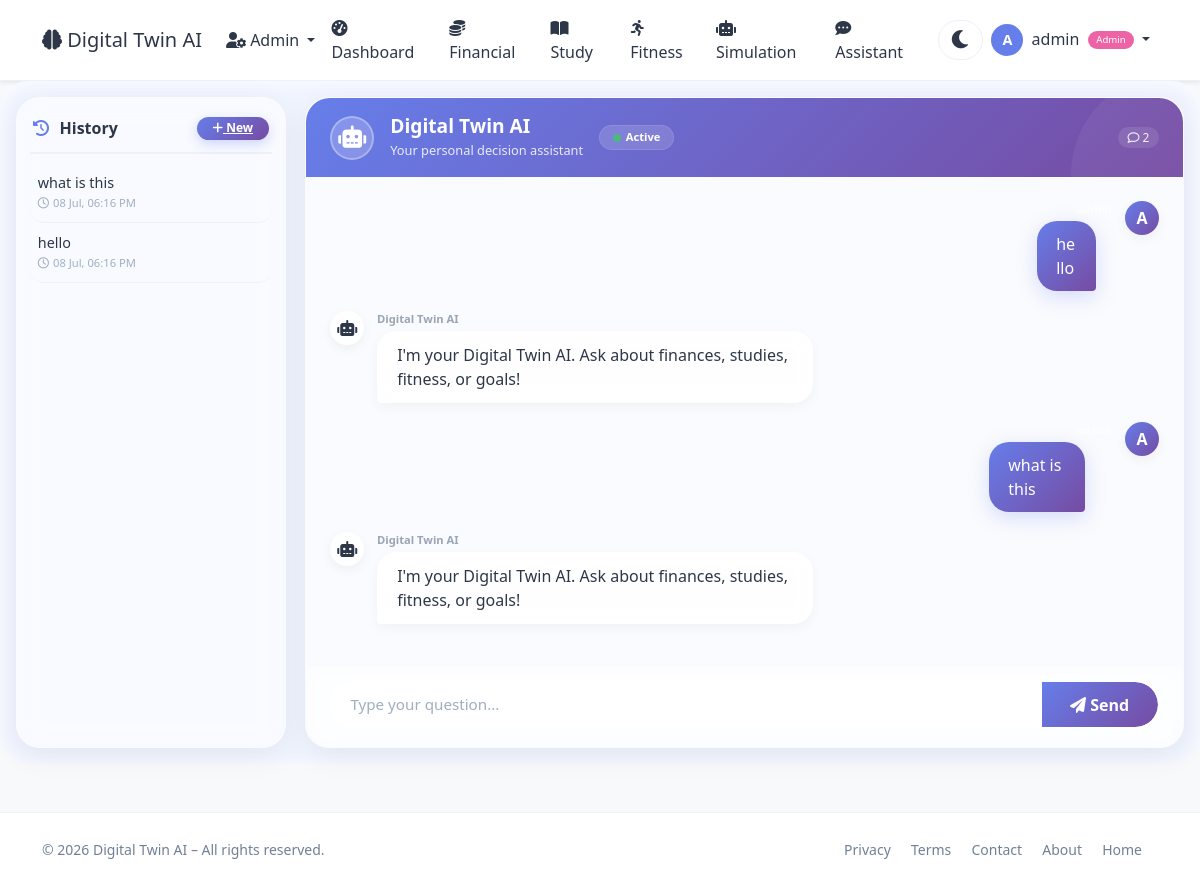
Page /user/assistant (signed in) on the committed database.
### app.py (models this page shows, shortened)
class User(UserMixin, db.Model):
    id = db.Column(db.Integer, primary_key=True)
    username = db.Column(db.String(80), unique=True, nullable=False)
    email = db.Column(db.String(120), unique=True, nullable=False)
    password_hash = db.Column(db.String(200), nullable=False)
    age = db.Column(db.Integer, default=25)
    occupation = db.Column(db.String(100), default='Student')
    monthly_income = db.Column(db.Float, default=50000)
    monthly_expenses = db.Column(db.Float, default=35000)
    savings = db.Column(db.Float, default=100000)
    study_hours_per_week = db.Column(db.Float, default=20)
    fitness_hours_per_week = db.Column(db.Float, default=5)
    sleep_hours_per_day = db.Column(db.Float, default=7)
    created_at = db.Column(db.DateTime, default=datetime.utcnow)
    is_admin = db.Column(db.Boolean, default=False)
    transactions = db.relationship('Transaction', backref='user', lazy=True)
    study_logs = db.relationship('StudyLog', backref='user', lazy=True)
    fitness_logs = db.relationship('FitnessLog', backref='user', lazy=True)
    goals = db.relationship('Goal', backref='user', lazy=True)

class ChatMessage(db.Model):
    id = db.Column(db.Integer, primary_key=True)
    user_id = db.Column(db.Integer, db.ForeignKey('user.id'), nullable=False)
    question = db.Column(db.Text, nullable=False)
    response = db.Column(db.Text, nullable=False)
    timestamp = db.Column(db.DateTime, default=datetime.utcnow)
    user = db.relationship('User', backref='chat_messages')

### app.py (the view, shortened to what this page needs)
@app.route('/user/assistant', methods=['GET', 'POST'])
@login_required
def user_assistant():
    if request.args.get('new'):
        session.pop('last_query', None)
        session.pop('last_response', None)
        session['hide_messages'] = True   # <-- Hide messages in chat body
        return redirect(url_for('user_assistant'))
    load_id = request.args.get('load')
    last_query = session.get('last_query')
    last_response = session.get('last_response')
    hide_messages = session.get('hide_messages', False)
    all_messages = ChatMessage.query.filter_by(user_id=current_user.id).order_by(ChatMessage.timestamp.desc()).all()
    return render_template('user/assistant.html',
                           user=current_user,
                           last_query=last_query,
                           last_response=last_response,
                           all_messages=all_messages,
                           hide_messages=hide_messages)

### app.py (called while the page is built)
@app.context_processor
def utility_processor():
    return dict(datetime=datetime)

@login_manager.user_loader
def load_user(user_id):
    return User.query.get(int(user_id))

### templates/user/assistant.html (shortened to what this page needs)
{% extends "base.html" %}
{% block content %}
<div class="assistant-wrapper">
    <div class="assistant-container">
        <div class="history-sidebar">
            <h6>
                <span><i class="fas fa-history"></i> History</span>
                <a href="{{ url_for('user_assistant', new=True) }}" class="btn-new-chat">
                    <i class="fas fa-plus"></i> New
                </a>
            </h6>
            {% if all_messages %}
            {% for msg in all_messages %}
            <div class="history-item" onclick="location.href='{{ url_for('user_assistant', load=msg.id) }}'">
                <div class="question">{{ msg.question }}</div>
                <div class="timestamp">
                    <i class="far fa-clock me-1"></i>{{ msg.timestamp.strftime('%d %b, %I:%M %p') }}
                </div>
            </div>
            {% endfor %}
            {% else %}
            <div class="text-muted text-center py-3" style="font-size:0.85rem;">
                <i class="fas fa-inbox fa-2x d-block mb-2 opacity-25"></i>
                No conversations yet.<br>Start chatting!
            </div>
            {% endif %}
        </div>
        <div class="chat-area" id="chatArea">
            <div class="chat-header">
                <div class="avatar"><i class="fas fa-robot"></i></div>
                <div class="info">
                    <h5>Digital Twin AI</h5>
                    <small>Your personal decision assistant</small>
                </div>
                <div class="badge-status">
                    <i class="fas fa-circle"></i> Active
                </div>
                <div class="chat-stats">
                    <span><i class="far fa-comment"></i> {{ all_messages|length }}</span>
                </div>
            </div>
            <div class="chat-body" id="chatBody">
                {% if hide_messages or not all_messages %}
                <div class="empty-state">
                    <i class="fas fa-comment-dots"></i>
                    <h5 class="fw-bold text-dark">Start a conversation</h5>
                    <p>Ask me about finances, studies, fitness, or life goals.</p>
                    <div class="quick-actions">
                        <span class="btn-outline" onclick="fillAndSubmit('How can I save more money?')">💰 Save
                            more</span>
                        <span class="btn-outline" onclick="fillAndSubmit('How can I improve my GPA?')">📚 Improve
                            GPA</span>
                        <span class="btn-outline" onclick="fillAndSubmit('Give me fitness advice')">🏃 Fitness
                            advice</span>
                        <span class="btn-outline" onclick="fillAndSubmit('Set a goal for me')">🎯 Set a goal</span>
                    </div>
                </div>
                {% else %}
                {% for msg in all_messages|sort(attribute='timestamp') %}
                <div class="chat-message user">
                    <div class="avatar-small">{{ user.username[0]|upper }}</div>
                    <div>
                        <div class="username-label">{{ user.username }}</div>
                        <div class="bubble">{{ msg.question }}</div>
                    </div>
                </div>
                <div class="chat-message assistant">
                    <div class="avatar-small"><i class="fas fa-robot"></i></div>
                    <div>
                        <div class="username-label">Digital Twin AI</div>
                        <div class="bubble">{{ msg.response|replace('\n', '<br>')|safe }}</div>
                    </div>
                </div>
                {% endfor %}
                {% endif %}
            </div>
            <div class="chat-input">
                <form method="POST" id="chatForm">
                    <div class="input-group">
                        <input type="text" name="query" id="queryInput" class="form-control"
                            placeholder="Type your question..." required>
                        <button type="submit" class="btn-send"><i class="fas fa-paper-plane"></i> Send</button>
                    </div>
                </form>
            </div>
        </div>
    </div>
</div>
{% endblock %}

### templates/base.html (shortened to what this page needs)
<!DOCTYPE html>
<html lang="en" data-theme="light">
<head>
    <link href="https://cdn.jsdelivr.net/npm/bootstrap@5.3.0/dist/css/bootstrap.min.css" rel="stylesheet">
    <link rel="stylesheet" href="https://cdnjs.cloudflare.com/ajax/libs/font-awesome/6.0.0/css/all.min.css">
</head>
<body>
    <nav class="navbar navbar-expand-lg navbar-light bg-white shadow-sm">
        <div class="container">
            <a class="navbar-brand" href="{{ url_for('index') }}">
                <i class="fas fa-brain"></i> Digital Twin AI
            </a>
            <div class="collapse navbar-collapse" id="navbarNav">
                <ul class="navbar-nav ms-auto align-items-lg-center">
                    {% if current_user.is_authenticated %}
                    {% if current_user.is_admin %}
                    <li class="nav-item dropdown">
                        <a class="nav-link dropdown-toggle" href="#" id="adminDropdown" role="button"
                            data-bs-toggle="dropdown">
                            <i class="fas fa-user-cog"></i> Admin
                        </a>
                    </li>
                    {% endif %}
                    <li class="nav-item">
                        <a class="nav-link" href="{{ url_for('user_dashboard') }}">
                            <i class="fas fa-tachometer-alt me-1"></i>Dashboard
                        </a>
                    </li>
                    <li class="nav-item">
                        <a class="nav-link" href="{{ url_for('user_financial') }}">
                            <i class="fas fa-coins me-1"></i>Financial
                        </a>
                    </li>
                    <li class="nav-item">
                        <a class="nav-link" href="{{ url_for('user_study') }}">
                            <i class="fas fa-book-open me-1"></i>Study
                        </a>
                    </li>
                    <li class="nav-item">
                        <a class="nav-link" href="{{ url_for('user_fitness') }}">
                            <i class="fas fa-running me-1"></i>Fitness
                        </a>
                    </li>
                    <li class="nav-item">
                        <a class="nav-link" href="{{ url_for('user_simulation') }}">
                            <i class="fas fa-robot me-1"></i>Simulation
                        </a>
                    </li>
                    <li class="nav-item">
                        <a class="nav-link" href="{{ url_for('user_assistant') }}">
                            <i class="fas fa-comment-dots me-1"></i>Assistant
                        </a>
                    </li>
                    <li class="nav-item">
                        <button class="theme-toggle" id="themeToggle" aria-label="Toggle theme">
                            <i class="fas fa-moon"></i>
                        </button>
                    </li>
                    <li class="nav-item dropdown">
                        <a class="nav-link dropdown-toggle" href="#" id="userDropdown" role="button"
                            data-bs-toggle="dropdown">
                            <span class="user-avatar">{{ current_user.username[0]|upper }}</span>
                            <span class="ms-1">{{ current_user.username }}</span>
                            {% if current_user.is_admin %}
                            <span class="admin-badge">Admin</span>
                            {% endif %}
                        </a>
                    </li>
                    {% endif %}
                </ul>
            </div>
        </div>
    </nav>
    {% block content %}{% endblock %}
    <footer class="mt-5 py-4 bg-light border-top">
        <div class="container">
            <div class="row align-items-center">
                <div class="col-md-6 text-center text-md-start">
                    <span class="text-muted small">© 2026 Digital Twin AI – All rights reserved.</span>
                </div>
                <div class="col-md-6 text-center text-md-end">
                    <a href="{{ url_for('privacy') }}" class="text-muted text-decoration-none me-3 small">Privacy</a>
                    <a href="{{ url_for('terms') }}" class="text-muted text-decoration-none me-3 small">Terms</a>
                    <a href="{{ url_for('contact') }}" class="text-muted text-decoration-none me-3 small">Contact</a>
                    <a href="{{ url_for('about') }}" class="text-muted text-decoration-none me-3 small">About</a>
                    <a href="{{ url_for('index') }}" class="text-muted text-decoration-none me-3 small">Home</a>
                </div>
            </div>
        </div>
    </footer>
</body>
</html>

### templates/base.html (style rules this page uses)
:root { --bg-body: #f8f9fa; --bg-navbar: #ffffff; --bg-card: #ffffff; --text-primary: #2d3748; --text-muted: #718096; --border-color: #edf2f7; --shadow: 0 4px 20px rgba(0, 0, 0, 0.06); --glass-bg: rgba(255, 255, 255, 0.6); --glass-border: rgba(255, 255, 255, 0.25); --accent: #667eea; --accent-gradient: linear-gradient(135deg, #667eea, #764ba2); --bg-input: #ffffff; --bg-light: #f7fafc; --bg-wrapper: #f0f4ff; --bg-hero: linear-gradient(135deg, #667eea 0%, #764ba2 100%); --dropdown-bg: #ffffff; --dropdown-text: #2d3748; --btn-bg: #667eea; --btn-hover: #5a6fd6; --badge-bg: #edf2f7; --badge-text: #4a5568; --progress-bg: #edf2f7; --progress-fill: linear-gradient(90deg, #667eea, #764ba2); }
body { background: var(--bg-body) !important; color: var(--text-primary) !important; font-family: 'Segoe UI', Tahoma, Geneva, Verdana, sans-serif; transition: background 0.3s, color 0.3s; }
.navbar { background: var(--bg-navbar) !important; border-bottom: 1px solid var(--border-color); }
.navbar-brand, .nav-link { color: var(--text-primary) !important; }
.bg-light, .bg-white { background: var(--bg-card) !important; }
.text-muted { color: var(--text-muted) !important; }
.form-control, .form-select { background: var(--bg-input) !important; color: var(--text-primary) !important; border-color: var(--border-color) !important; }
.dashboard-wrapper, .finance-wrapper, .study-wrapper, .fitness-wrapper, .assistant-wrapper, .sim-wrapper, .users-wrapper, .detail-wrapper, .about-wrapper, .privacy-wrapper, .terms-wrapper, .contact-wrapper { background: var(--bg-wrapper) !important; }
.border-top, .border-bottom { border-color: var(--border-color) !important; }
.theme-toggle { background: transparent; border: none; font-size: 1.3rem; color: var(--text-primary); cursor: pointer; transition: transform 0.3s; padding: 0.2rem 0.7rem; border-radius: 30px; background: var(--bg-input); margin-left: 0.5rem; border: 1px solid var(--border-color); }
.user-avatar { width: 32px; height: 32px; border-radius: 50%; background: var(--accent); color: white; display: inline-flex; align-items: center; justify-content: center; font-weight: 600; font-size: 0.9rem; }
.admin-badge { font-size: 0.6rem; background: #ed64a6; color: white; padding: 0.15rem 0.5rem; border-radius: 30px; margin-left: 0.3rem; vertical-align: middle; }

### rows in the picture
User: username "A", username "admin"
ChatMessage: question "what is this", timestamp "08 Jul, 06:16 PM", response "I'm your Digital Twin AI. Ask about finances, studies, fitness, or goals!"
ChatMessage: question "hello", timestamp "08 Jul, 06:16 PM", response "I'm your Digital Twin AI. Ask about finances, studies, fitness, or goals!"

### other values in the picture
{{ all_messages|length }} "2"
